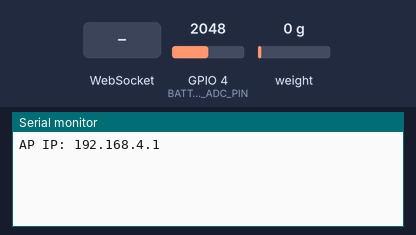
A sketch run on a simulated ESP32-C3. On the bench: the last lines printed to the serial monitor. Inputs (shaded band) come from the test bench; at power-on: GPIO 4 (BATTERY_ADC_PIN) = 2048, weight on the scale 0 g (analog values on the 0–4095 scale). Storage starts empty.

Above: at 4.2 s.
4.3 s: WebSocket text "5" received
At 5.5 s:
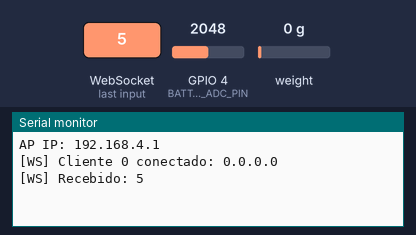
5.8 s: WebSocket text "90" received
At 6.8 s:
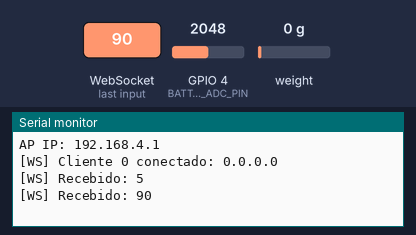

The sketch:

cod_esp32.ino
```cpp
/***************************************************
  Sistema de Medição de Torque – ESP32-C3
  VERSÃO DEFINITIVA – LEITURA DE BATERIA CORRETA
  AGORA COM CALIBRAÇÃO GLOBAL AJUSTÁVEL + SENHA
***************************************************/
#include <WiFi.h>
#include <WebServer.h>
#include <WebSocketsServer.h>
#include <LittleFS.h>
#include "HX711.h"

/* === HARDWARE === */
const int HX711_DOUT_PIN = 9;
const int HX711_SCK_PIN  = 10;
const int BATTERY_ADC_PIN = 4;

/* === TORQUE === */
HX711 carga;
float torque = 0.0;
float valor = 0.0;
unsigned long lastReadingMillis = 0;
const long interval = 500;

/* === 🔥 NOVO: CALIBRAÇÃO GLOBAL === */
float calibration_factor = 10000.0;

/* === 🔐 NOVO: SENHA === */
const String CALIB_PASSWORD = "1234";

/* === REDE === */
const char* ssid = "ESP32-Torque";
const char* password = "SenhaSegura";
WebServer server(80);
WebSocketsServer webSocket = WebSocketsServer(81);

/* === FILTRO TORQUE === */
const int numReadings = 50;
float readings[numReadings];
int readIndex = 0;
float total = 0;
float average = 0;

/**************** TORQUE FILTER *****************/
void filter_reading(float new_reading) {
  total -= readings[readIndex];
  readings[readIndex] = new_reading;
  total += readings[readIndex];
  readIndex++;
  if (readIndex >= numReadings) readIndex = 0;
  average = total / numReadings;
}

/**************** HX711 READING *****************/
float leitura_carga(HX711& sensor) {
  if (sensor.is_ready()) {
    long reading = sensor.get_units(2);
    valor = (-1.0) * reading / calibration_factor;
  }
  return valor;
}

/**************** RAW ADC VOLTAGE ***************/
float readAdcVoltage() {
  long sum = 0;
  for (int i=0; i<20; i++) {
    sum += analogRead(BATTERY_ADC_PIN);
    delay(1);
  }
  float raw = (float)sum / 20.0;
  float voltage = (raw / 4095.0) * 3.3;
  return voltage;
}

/**************** WEBSOCKET EVENT *****************/
void webSocketEvent(uint8_t num,
                    WStype_t type,
                    uint8_t * payload,
                    size_t length) {

  switch(type) {

    case WStype_DISCONNECTED:
      Serial.printf("[WS] Cliente %u desconectado\n", num);
      break;

    case WStype_CONNECTED: {
      IPAddress ip = webSocket.remoteIP(num);

      Serial.printf(
        "[WS] Cliente %u conectado: %d.%d.%d.%d\n",
        num,
        ip[0], ip[1], ip[2], ip[3]
      );
      break;
    }

    case WStype_TEXT:
      Serial.printf("[WS] Recebido: %s\n", payload);
      break;

    default:
      break;
  }
}

/********************** SETUP *******************/
void setup() {
  Serial.begin(115200);

  analogReadResolution(12);
  pinMode(BATTERY_ADC_PIN, INPUT);

  LittleFS.begin();
  WiFi.softAP(ssid, password);

  Serial.print("AP IP: ");
  Serial.println(WiFi.softAPIP());

  carga.begin(HX711_DOUT_PIN, HX711_SCK_PIN);
  delay(2000);
  carga.set_scale();
  carga.tare();

  for (int i=0; i<numReadings; i++) readings[i] = 0;

  /* === ROTAS === */
  server.on("/", HTTP_GET, [](){
    File f = LittleFS.open("/index.html", "r");
    server.streamFile(f, "text/html");
    f.close();
  });
  server.on("/chart.js", HTTP_GET, [](){
    File f = LittleFS.open("/chart.js", "r");
    server.streamFile(f, "text/javascript");
    f.close();
  });
  server.on("/poli_logo.png", HTTP_GET, [](){
    File f = LittleFS.open("/poli_logo.png", "r");
    server.streamFile(f, "image/png");
    f.close();
  });
  server.on("/pme_logo.png", HTTP_GET, [](){
    File f = LittleFS.open("/pme_logo.png", "r");
    server.streamFile(f, "image/png");
    f.close();
  });

  /* === TORQUE === */
  server.on("/torque", HTTP_GET, [](){
    server.send(200, "text/plain", String(torque, 3));
  });

  /* === 🔥 NOVO: RETORNAR FATOR ATUAL === */
  server.on("/get_calibration", HTTP_GET, [](){
    server.send(200, "text/plain", String(calibration_factor, 3));
  });

  /* === 🔥 NOVO: DEFINIR CALIBRAÇÃO COM SENHA === */
  server.on("/set_calibration", HTTP_GET, [](){
    if (server.hasArg("value") && server.hasArg("pass")) {

      String pass = server.arg("pass");

      if (pass == CALIB_PASSWORD) {
        calibration_factor = server.arg("value").toFloat();

        Serial.print("Nova calibração: ");
        Serial.println(calibration_factor);
        carga.tare();

        server.send(200, "text/plain", "OK");
      } else {
        server.send(403, "text/plain", "Senha incorreta");
      }

    } else {
      server.send(400, "text/plain", "Parâmetros faltando");
    }
  });

  /* === BATERIA – ENVIA APENAS A TENSÃO NO PINO === */
  server.on("/battery_raw", HTTP_GET, [](){
    float vAdc = readAdcVoltage();
    server.send(200, "text/plain", String(vAdc, 3));
  });

  server.begin();

  webSocket.begin();
  webSocket.onEvent(webSocketEvent);
}

/*********************** LOOP PRINCIPAL *******************/
void loop() {
  server.handleClient();
  webSocket.loop();


  if (millis() - lastReadingMillis >= interval) {
    lastReadingMillis = millis();

    float med = leitura_carga(carga);
    torque = med;

    float adcV = readAdcVoltage();

    String json = "{";
    json += "\"torque\":";
    json += String(torque, 3);
    json += ",";
    json += "\"adc\":";
    json += String(adcV, 3);
    json += "}";

    /* === SERIAL === */
    //Serial.println(json);

    /* === WEBSOCKET === */
    webSocket.broadcastTXT(json);
  }


}
```

Measured:
- after the input at 4.3 s, the serial monitor: prints a new line at once (image 1)
- after the input at 5.8 s, the serial monitor: prints a new line at once (image 2)
